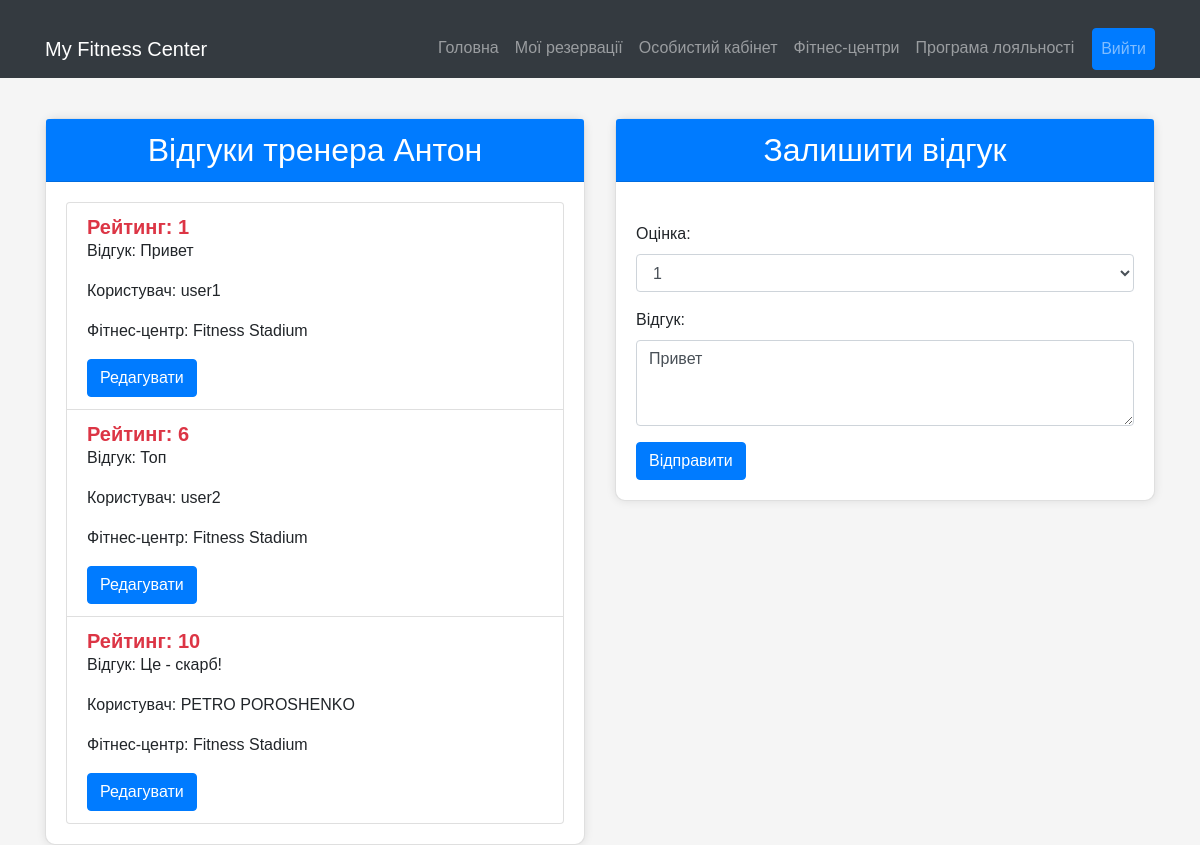
/fitness_center/1/trainer/1/rating (signed in), run on an earlier commit of the app's database.
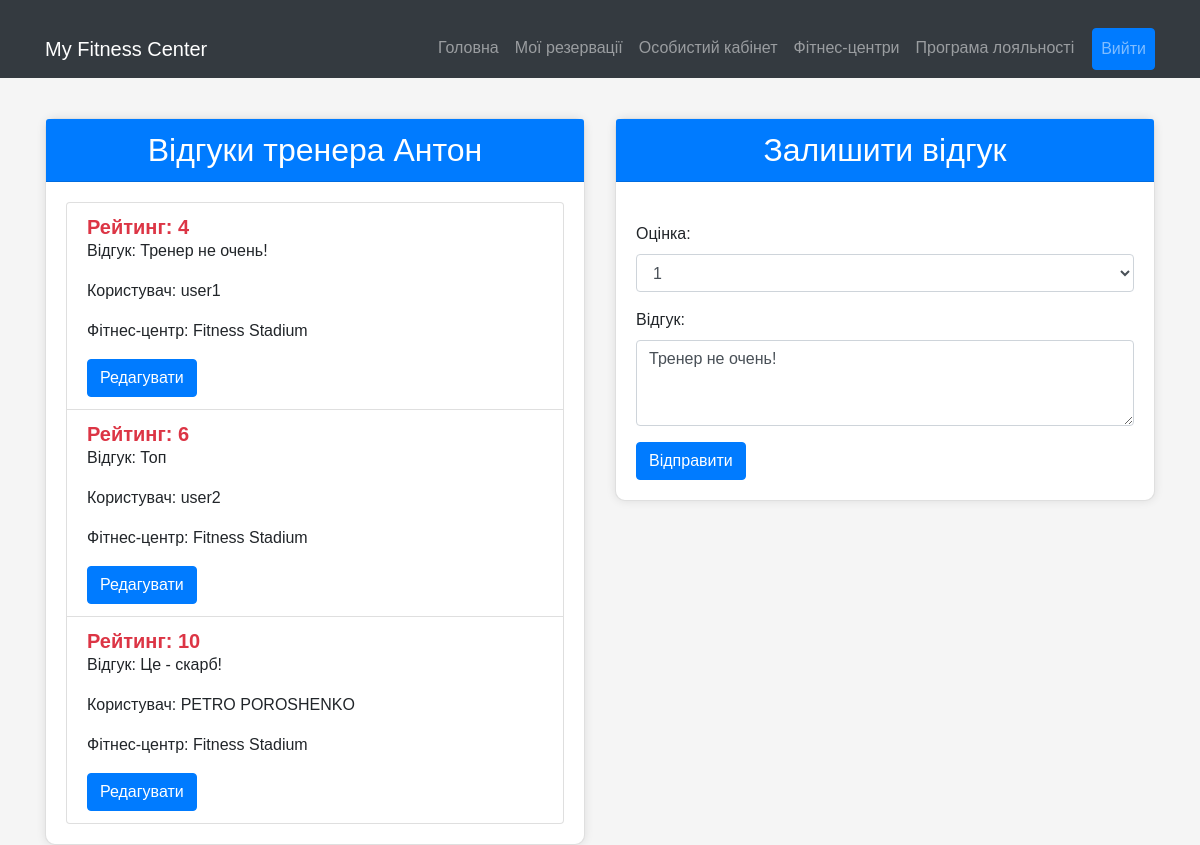
And on a later commit of the database.
### tables this page shows
CREATE TABLE review (id INTEGER PRIMARY KEY UNIQUE NOT NULL, trainer_id INTEGER REFERENCES trainer (id) NOT NULL, user_id INTEGER REFERENCES user (id) NOT NULL, points NUMERIC NOT NULL DEFAULT (0), text TEXT NOT NULL, gym_id INTEGER REFERENCES gym (id) NOT NULL);

CREATE TABLE user (id INTEGER NOT NULL UNIQUE, funds INTEGER NOT NULL DEFAULT 0, login TEXT NOT NULL UNIQUE, password TEXT NOT NULL, birth_date TEXT NOT NULL, phone TEXT NOT NULL, PRIMARY KEY (id AUTOINCREMENT));

CREATE TABLE gym (id INTEGER NOT NULL UNIQUE, adress TEXT NOT NULL, contacts TEXT NOT NULL, name TEXT NOT NULL UNIQUE, PRIMARY KEY (id AUTOINCREMENT));

### app.py (the view)
@app.route('/fitness_center/<gym_id>/trainer/<trainer_id>/rating', methods=['GET', 'POST'])
@login_required
def trainer_rating(gym_id, trainer_id):
    user = session.get('user', None)
    if request.method == 'POST':
        rating = request.form.get('rating')
        review_text = request.form.get('review')
        with SQLiteDatabase('DB.db') as db:
            reviews = db.select_method("review", condition={'trainer_id': trainer_id, 'user_id': user['id']},
                                       fetch_all=False)
            if reviews is not None:
                db.edit("review", {'points': rating, 'text': review_text},
                        condition={'trainer_id': trainer_id, 'user_id': user['id']})
            else:
                db.commit("review",
                          {'trainer_id': trainer_id, 'gym_id': gym_id, 'user_id': user['id'], 'points': rating,
                           'text': review_text})
        return redirect(f'/fitness_center/{gym_id}/trainer/{trainer_id}/rating')
    else:
        with SQLiteDatabase('DB.db') as db:
            user_reviw = db.select_method("review", condition={'trainer_id': trainer_id, 'user_id': user['id']},
                                          fetch_all=False)
            trainer = db.select_method("trainer", condition={'id': trainer_id}, fetch_all=False)
            reviews = db.select_method("review",
                                       join={'trainer': 'review.trainer_id = trainer.id',
                                             'gym': 'review.gym_id = gym.id',
                                             'user': 'review.user_id = user.id'},
                                       columns=['review.text', 'review.points', 'user.login', 'gym.name AS gym_name',
                                                'trainer.name AS trainer_name'], condition={'trainer_id': trainer_id},
                                       fetch_all=True)
        return render_template('trainer_rating.html', reviews=reviews, users=user, trainer=trainer,
                               user_reviw=user_reviw)

### app.py (called while the page is built)
def dict_factory(cursor, row):
    d = {}
    for idx, col in enumerate(cursor.description):
        d[col[0]] = row[idx]
    return d

def login_required(f):
    @wraps(f)
    def wrapper(*args, **kwargs):
        if 'user' in session:
            return f(*args, **kwargs)
        else:
            return redirect('/login')
    return wrapper

    def __enter__(self):
        self.connection = sqlite3.connect(self.db_path)
        self.connection.row_factory = dict_factory
        return self

    def __exit__(self, exc_type, exc_val, exc_tb):
        if self.connection:
            self.connection.close()

### templates/trainer_rating.html (shortened to what this page needs)
<!DOCTYPE html>
<html lang="uk">
<head>
    <link href="https://stackpath.bootstrapcdn.com/bootstrap/4.5.2/css/bootstrap.min.css" rel="stylesheet">
</head>
<body>
<nav class="navbar navbar-expand-lg navbar-dark bg-dark">
    <div class="container">
        <a class="navbar-brand" href="/">My Fitness Center</a>
        <div class="collapse navbar-collapse" id="navbarNav">
            <ul class="navbar-nav ml-auto">
                <li class="nav-item">
                    <a class="nav-link" href="/">Головна</a>
                </li>
                <li class="nav-item">
                    <a class="nav-link" href="/user/reservations">Мої резервації</a>
                </li>
                <li class="nav-item">
                    <a class="nav-link" href="/user">Особистий кабінет</a>
                </li>
                <li class="nav-item">
                    <a class="nav-link" href="/fitness_center">Фітнес-центри</a>
                </li>
                <li class="nav-item">
                    <a class="nav-link" href="/">Програма лояльності</a>
                </li>
                <li class="nav-item">
                    <a class="nav-link btn btn-primary btn-logout" href="/logout">Вийти</a>
                </li>
            </ul>
        </div>
    </div>
</nav>
<div class="container">
    <div class="row">
        <div class="col-md-6">
            <div class="card">
                <div class="card-header">
                    <h2 class="card-title mb-0">Відгуки тренера {{ trainer.name }}</h2>
                </div>
                <div class="card-body">
                    {% if reviews %}
                        <ul class="list-group">
                            {% for review in reviews %}
                                <li class="list-group-item">
                                    <h5 class="card-title highlight">Рейтинг: {{ review.points }}</h5>
                                    <p class="card-text">Відгук: {{ review.text }}</p>
                                    <p class="card-text">Користувач: {{ review.login }}</p>
                                    <p class="card-text">Фітнес-центр: {{ review.gym_name }}</p>
                                    <a href="/edit_review/{{ review.id }}" class="btn btn-primary">Редагувати</a>
                                </li>
                            {% endfor %}
                        </ul>
                    {% else %}
                        <p class="card-text">Відгуки відсутні</p>
                    {% endif %}
                </div>
            </div>
        </div>
        <div class="col-md-6">
            <div class="card">
                <div class="card-header">
                    <h2 class="card-title mb-0 review-title">Залишити відгук</h2>
                </div>
                <div class="card-body review-form">
                    <form method="post">
                        <div class="form-group">
                            <label for="rating">Оцінка:</label>
                            <select class="form-control" id="rating" name="rating" required>
                                {% for i in range(1, 11) %}
                                    <option value="{{ i }}">{{ i }}</option>
                                {% endfor %}
                            </select>
                        </div>
                        <div class="form-group">
                            <label for="review">Відгук:</label>
                            <textarea class="form-control" id="review" name="review" rows="3" required>{{ user_reviw.text }}</textarea>
                        </div>
                        <button type="submit" class="btn btn-primary">Відправити</button>
                    </form>
                </div>
            </div>
        </div>
    </div>
</div>
</body>
</html>

What changed in the data, as far as the page shows it:
changed review "user1": points "1" → "4"; text "Привет" → "Тренер не очень!"; review "Привет" → "Тренер не очень!"
